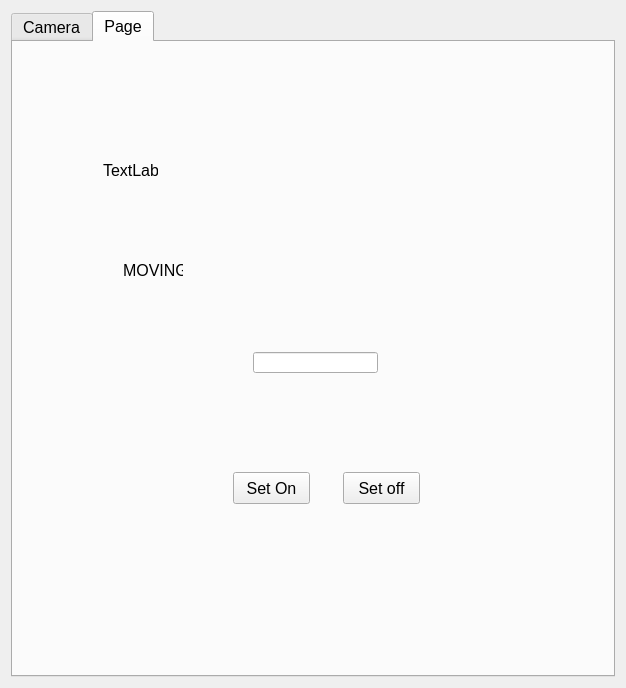
<?xml version="1.0" encoding="UTF-8"?>
<ui version="4.0">
 <class>Form</class>
 <widget class="QWidget" name="Form">
  <property name="geometry">
   <rect>
    <x>0</x>
    <y>0</y>
    <width>626</width>
    <height>688</height>
   </rect>
  </property>
  <property name="windowTitle">
   <string>Form</string>
  </property>
  <layout class="QVBoxLayout" name="verticalLayout">
   <item>
    <layout class="QGridLayout" name="gridLayout">
     <item row="0" column="0">
      <widget class="PyDMTabWidget" name="PyDMTabWidget">
       <property name="minimumSize">
        <size>
         <width>600</width>
         <height>0</height>
        </size>
       </property>
       <property name="font">
        <font>
         <pointsize>12</pointsize>
        </font>
       </property>
       <property name="toolTip">
        <string/>
       </property>
       <property name="whatsThis">
        <string/>
       </property>
       <property name="autoFillBackground">
        <bool>false</bool>
       </property>
       <property name="tabPosition">
        <enum>QTabWidget::North</enum>
       </property>
       <property name="tabShape">
        <enum>QTabWidget::Rounded</enum>
       </property>
       <property name="currentIndex">
        <number>1</number>
       </property>
       <property name="tabBarAutoHide">
        <bool>false</bool>
       </property>
       <property name="alarmChannels">
        <stringlist>
         <string></string>
         <string></string>
        </stringlist>
       </property>
       <widget class="QWidget" name="Camera">
        <attribute name="title">
         <string>Camera</string>
        </attribute>
        <layout class="QVBoxLayout" name="verticalLayout_2">
         <item>
          <widget class="PyDMEmbeddedDisplay" name="PyDMEmbeddedDisplay">
           <property name="sizePolicy">
            <sizepolicy hsizetype="Preferred" vsizetype="Minimum">
             <horstretch>0</horstretch>
             <verstretch>0</verstretch>
            </sizepolicy>
           </property>
           <property name="minimumSize">
            <size>
             <width>600</width>
             <height>600</height>
            </size>
           </property>
           <property name="font">
            <font>
             <pointsize>12</pointsize>
            </font>
           </property>
           <property name="toolTip">
            <string/>
           </property>
           <property name="filename" stdset="0">
            <string>../../control_ui/panels/cam.ui</string>
           </property>
           <property name="loadWhenShown" stdset="0">
            <bool>false</bool>
           </property>
           <property name="disconnectWhenHidden" stdset="0">
            <bool>false</bool>
           </property>
           <property name="followSymlinks" stdset="0">
            <bool>false</bool>
           </property>
          </widget>
         </item>
        </layout>
       </widget>
       <widget class="QWidget" name="tab_6">
        <attribute name="title">
         <string>Page</string>
        </attribute>
        <widget class="QLabel" name="label_test">
         <property name="geometry">
          <rect>
           <x>90</x>
           <y>120</y>
           <width>55</width>
           <height>17</height>
          </rect>
         </property>
         <property name="text">
          <string>TextLabel</string>
         </property>
        </widget>
        <widget class="PyDMLabel" name="PyDMLabel">
         <property name="geometry">
          <rect>
           <x>240</x>
           <y>270</y>
           <width>47</width>
           <height>17</height>
          </rect>
         </property>
         <property name="toolTip">
          <string/>
         </property>
         <property name="showUnits" stdset="0">
          <bool>true</bool>
         </property>
         <property name="channel" stdset="0">
          <string>sig://motor1.user_readback</string>
         </property>
         <property name="displayFormat" stdset="0">
          <enum>PyDMLabel::Decimal</enum>
         </property>
        </widget>
        <widget class="PyDMLineEdit" name="PyDMLineEdit">
         <property name="geometry">
          <rect>
           <x>240</x>
           <y>310</y>
           <width>125</width>
           <height>21</height>
          </rect>
         </property>
         <property name="toolTip">
          <string/>
         </property>
         <property name="showUnits" stdset="0">
          <bool>true</bool>
         </property>
         <property name="channel" stdset="0">
          <string>sig://motor1.user_setpoint</string>
         </property>
        </widget>
        <widget class="PyDMPushButton" name="PyDMPushButton">
         <property name="geometry">
          <rect>
           <x>220</x>
           <y>430</y>
           <width>77</width>
           <height>32</height>
          </rect>
         </property>
         <property name="toolTip">
          <string/>
         </property>
         <property name="text">
          <string>Set On</string>
         </property>
         <property name="channel" stdset="0">
          <string>sig://motor1.set_use_switch</string>
         </property>
         <property name="pressValue" stdset="0">
          <string>1</string>
         </property>
        </widget>
        <widget class="PyDMPushButton" name="PyDMPushButton_2">
         <property name="geometry">
          <rect>
           <x>330</x>
           <y>430</y>
           <width>77</width>
           <height>32</height>
          </rect>
         </property>
         <property name="toolTip">
          <string/>
         </property>
         <property name="text">
          <string>Set off</string>
         </property>
         <property name="channel" stdset="0">
          <string>sig://motor1.set_use_switch</string>
         </property>
         <property name="pressValue" stdset="0">
          <string>0</string>
         </property>
        </widget>
        <widget class="QLabel" name="label">
         <property name="geometry">
          <rect>
           <x>110</x>
           <y>220</y>
           <width>60</width>
           <height>16</height>
          </rect>
         </property>
         <property name="text">
          <string>MOVING</string>
         </property>
        </widget>
        <widget class="PyDMLabel" name="PyDMLabel_2">
         <property name="geometry">
          <rect>
           <x>90</x>
           <y>420</y>
           <width>49</width>
           <height>16</height>
          </rect>
         </property>
         <property name="toolTip">
          <string/>
         </property>
         <property name="channel" stdset="0">
          <string>ca://${IOC}:image1:ArraySize0_RBV</string>
         </property>
        </widget>
       </widget>
      </widget>
     </item>
    </layout>
   </item>
  </layout>
 </widget>
 <customwidgets>
  <customwidget>
   <class>PyDMTabWidget</class>
   <extends>QTabWidget</extends>
   <header>pydm.widgets.tab_bar</header>
  </customwidget>
  <customwidget>
   <class>PyDMLabel</class>
   <extends>QLabel</extends>
   <header>pydm.widgets.label</header>
  </customwidget>
  <customwidget>
   <class>PyDMEmbeddedDisplay</class>
   <extends>QFrame</extends>
   <header>pydm.widgets.embedded_display</header>
  </customwidget>
  <customwidget>
   <class>PyDMLineEdit</class>
   <extends>QLineEdit</extends>
   <header>pydm.widgets.line_edit</header>
  </customwidget>
  <customwidget>
   <class>PyDMPushButton</class>
   <extends>QPushButton</extends>
   <header>pydm.widgets.pushbutton</header>
  </customwidget>
 </customwidgets>
 <resources/>
 <connections/>
</ui>
